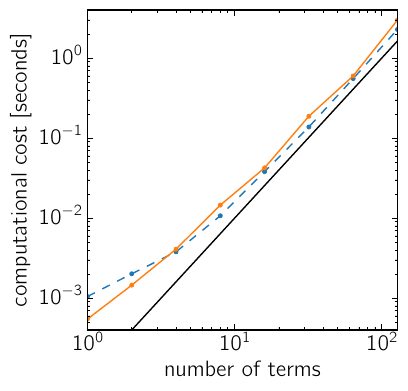

This figure's Python source:
#!/usr/bin/env python
# -*- coding: utf-8 -*-

from __future__ import division, print_function

import numpy as np
import matplotlib.pyplot as plt

from timer import benchmark

from celerite.solver import Solver, CARMASolver
from celerite import plot_setup
plot_setup.setup()

# Simulate a "dataset"
np.random.seed(42)
t = np.sort(np.random.rand(2**11))
yerr = np.random.uniform(0.1, 0.2, len(t))
y = np.sin(t)

ps = 2 ** np.arange(8)
js = np.empty_like(ps)
times = np.empty((len(ps), 2))
times[:] = np.nan

for i, p in enumerate(ps):
    arparams = np.random.randn(p)
    maparams = np.random.randn(p - 1)

    times[i, 0] = benchmark("""
carma_solver = CARMASolver(0.0, arparams, maparams)
carma_solver.log_likelihood(t, y, yerr)
""", "from __main__ import arparams, maparams, t, y, yerr, CARMASolver")

    carma_solver = CARMASolver(0.0, arparams, maparams)
    params = list(carma_solver.get_celerite_coeffs())
    params += [t, yerr**2]
    celerite_solver = Solver()

    # Hack to deal with extra terms
    js[i] = len(params[0]) + 2*len(params[2])
    diff = js[i] - p
    if diff > 0:
        m = diff // 2
        if m > 0:
            for j in range(2, 6):
                params[j] = params[j][:-m]
            js[i] = len(params[0]) + 2*len(params[2])
            diff = js[i] - p
        if diff > 0:
            for j in range(2):
                params[j] = params[j][:-diff]
            js[i] = len(params[0]) + 2*len(params[2])

    times[i, 1] = benchmark("""
celerite_solver.compute(*params)
celerite_solver.dot_solve(y)
""", "from __main__ import params, celerite_solver, y")

    print(p, js[i], len(params[0]), len(params[2]), times[i])

a = np.log(ps)
b = np.log(times[:, 0])
print(np.polyfit(a, b, 1))

m = np.isfinite(times[:, 1])
a = np.log(js[m])
b = np.log(times[m, 1])
print(np.polyfit(a, b, 1))

fig, ax = plt.subplots(1, 1, figsize=plot_setup.get_figsize(1, 1))
ax.plot(ps, 1e-4 * ps**2, "k")
ax.plot(ps, times[:, 0], ".--")
ax.plot(js[m], times[m, 1], ".-")
ax.set_xlim(ps.min(), max(ps.max(), js.max()))
ax.set_ylim(4e-4, 4)
ax.set_xscale("log")
ax.set_yscale("log")
ax.set_xlabel("number of terms")
ax.set_ylabel("computational cost [seconds]")
fig.savefig("carma_comp.pdf", bbox_inches="tight")
